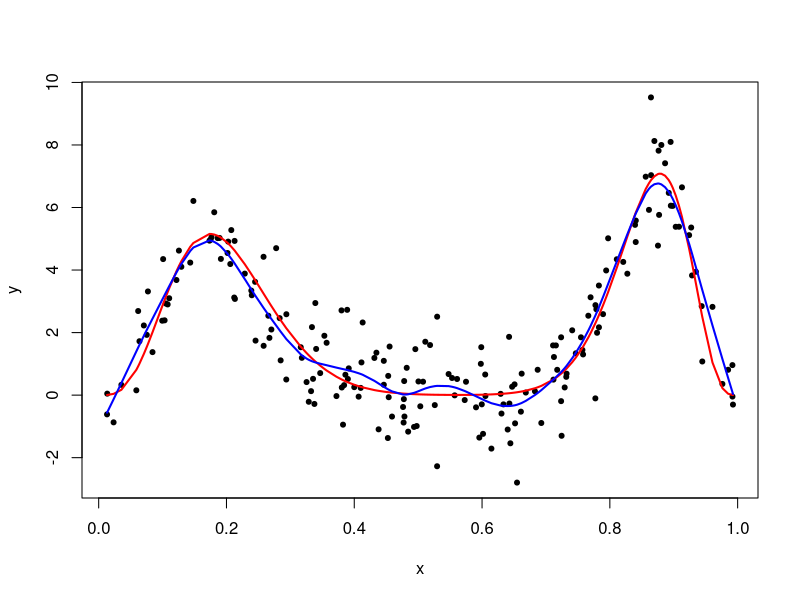

Here is the R script that generated this plot:
library(MASS)
set.seed(1)
n=200
a=0
b=1
x=runif(n,a,b)
x=sort(x)
f=sin(x*6)+x^2+dbeta(x,2,10)
f=dbeta(x,5,20)+dbeta(x,30,5)
y=f+rnorm(n,sd=1)



B1=function(x){
  s=x-1/2
  return(s)
}


B2=function(x){
  s=x^2-x+1/6
  return(s)
}


B3=function(x){
  s=x^3-3/2*x^2+1/2*x
  return(s)
}

B4=function(x){
  s=x^4-2*x^3+x^2-1/30
  return(s)
}

k=function(x,y){
  xx=(x-a)/(b-a)
  yy=(y-a)/(b-a)
  s=1+B1(xx)*B1(yy)+B2(xx)*B2(yy)/4
  s=s-B4(abs(xx-yy))/24
  return(s)
}

# k2=function(x,y){
#   s=dnorm(x-y)
#   return(s)
# }

R=outer(x,x,FUN=k)
I=diag(x=rep(1,n))
lambda=0.00006

cf=ginv(R+lambda*I)%*%y

fitted=R%*%cf


plot(x,y,type="p",pch=20)
lines(x,f,col="red",lwd=2)
lines(x,fitted,col="blue",lwd=2)

sqrt(mean((fitted-f)^2))